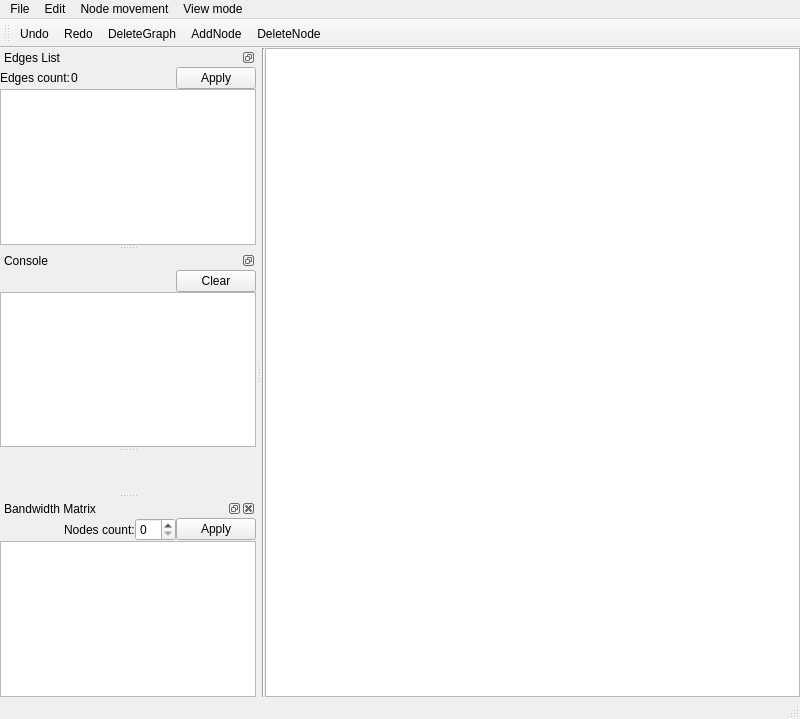
<?xml version="1.0" encoding="UTF-8"?>
<ui version="4.0">
 <class>MainWindow</class>
 <widget class="QMainWindow" name="MainWindow">
  <property name="windowModality">
   <enum>Qt::WindowModality::NonModal</enum>
  </property>
  <property name="geometry">
   <rect>
    <x>0</x>
    <y>0</y>
    <width>800</width>
    <height>719</height>
   </rect>
  </property>
  <property name="windowTitle">
   <string>GraphWorks</string>
  </property>
  <property name="windowOpacity">
   <double>1.000000000000000</double>
  </property>
  <property name="autoFillBackground">
   <bool>true</bool>
  </property>
  <property name="styleSheet">
   <string notr="true"/>
  </property>
  <property name="documentMode">
   <bool>false</bool>
  </property>
  <property name="tabShape">
   <enum>QTabWidget::TabShape::Rounded</enum>
  </property>
  <property name="dockNestingEnabled">
   <bool>false</bool>
  </property>
  <property name="dockOptions">
   <set>QMainWindow::DockOption::AllowTabbedDocks|QMainWindow::DockOption::AnimatedDocks|QMainWindow::DockOption::ForceTabbedDocks|QMainWindow::DockOption::VerticalTabs</set>
  </property>
  <property name="unifiedTitleAndToolBarOnMac">
   <bool>true</bool>
  </property>
  <widget class="QWidget" name="centralwidget">
   <property name="sizePolicy">
    <sizepolicy hsizetype="Expanding" vsizetype="Expanding">
     <horstretch>0</horstretch>
     <verstretch>0</verstretch>
    </sizepolicy>
   </property>
   <property name="autoFillBackground">
    <bool>true</bool>
   </property>
   <layout class="QGridLayout" name="gridLayout_14">
    <property name="leftMargin">
     <number>0</number>
    </property>
    <property name="topMargin">
     <number>0</number>
    </property>
    <property name="rightMargin">
     <number>0</number>
    </property>
    <property name="bottomMargin">
     <number>0</number>
    </property>
    <property name="spacing">
     <number>0</number>
    </property>
    <item row="0" column="0">
     <widget class="Line" name="line">
      <property name="orientation">
       <enum>Qt::Orientation::Vertical</enum>
      </property>
     </widget>
    </item>
    <item row="0" column="1">
     <widget class="QGraphicsView" name="graphView"/>
    </item>
   </layout>
  </widget>
  <widget class="QMenuBar" name="menubar">
   <property name="geometry">
    <rect>
     <x>0</x>
     <y>0</y>
     <width>800</width>
     <height>22</height>
    </rect>
   </property>
   <widget class="QMenu" name="menuFile">
    <property name="title">
     <string>File</string>
    </property>
    <addaction name="actionSave_as"/>
   </widget>
   <widget class="QMenu" name="menuEdit">
    <property name="title">
     <string>Edit</string>
    </property>
    <addaction name="separator"/>
    <addaction name="actionUndo"/>
    <addaction name="actionRedo"/>
    <addaction name="actionCopy"/>
    <addaction name="actionPaste"/>
   </widget>
   <widget class="QMenu" name="menuNode_movement">
    <property name="title">
     <string>Node movement</string>
    </property>
    <addaction name="actionManual"/>
    <addaction name="actionAutomatic"/>
   </widget>
   <widget class="QMenu" name="menuView_mode">
    <property name="title">
     <string>View mode</string>
    </property>
    <addaction name="separator"/>
    <addaction name="separator"/>
    <addaction name="actionWeights"/>
    <addaction name="actionBandwidth"/>
    <addaction name="separator"/>
   </widget>
   <addaction name="menuFile"/>
   <addaction name="menuEdit"/>
   <addaction name="menuNode_movement"/>
   <addaction name="menuView_mode"/>
  </widget>
  <widget class="QStatusBar" name="statusbar"/>
  <widget class="QToolBar" name="toolBar">
   <property name="enabled">
    <bool>true</bool>
   </property>
   <property name="windowTitle">
    <string>toolBar</string>
   </property>
   <property name="toolTip">
    <string/>
   </property>
   <attribute name="toolBarArea">
    <enum>TopToolBarArea</enum>
   </attribute>
   <attribute name="toolBarBreak">
    <bool>false</bool>
   </attribute>
   <addaction name="actionUndo"/>
   <addaction name="actionRedo"/>
   <addaction name="actionDeleteGraph"/>
   <addaction name="actionAddNode"/>
   <addaction name="actionDeleteNode"/>
  </widget>
  <widget class="QDockWidget" name="dock_ListEdges">
   <property name="features">
    <set>QDockWidget::DockWidgetFeature::DockWidgetFloatable|QDockWidget::DockWidgetFeature::DockWidgetMovable</set>
   </property>
   <property name="allowedAreas">
    <set>Qt::DockWidgetArea::LeftDockWidgetArea</set>
   </property>
   <property name="windowTitle">
    <string>Edges List</string>
   </property>
   <attribute name="dockWidgetArea">
    <number>1</number>
   </attribute>
   <widget class="QWidget" name="dockWidgetContents_16">
    <layout class="QGridLayout" name="gridLayout">
     <property name="leftMargin">
      <number>0</number>
     </property>
     <property name="topMargin">
      <number>0</number>
     </property>
     <property name="rightMargin">
      <number>0</number>
     </property>
     <property name="bottomMargin">
      <number>0</number>
     </property>
     <property name="spacing">
      <number>0</number>
     </property>
     <item row="0" column="0">
      <layout class="QHBoxLayout" name="horizontalLayout_6">
       <property name="spacing">
        <number>0</number>
       </property>
       <item>
        <widget class="QLabel" name="label_8">
         <property name="text">
          <string>Edges count:</string>
         </property>
        </widget>
       </item>
       <item>
        <widget class="QLabel" name="label_ListEdges_Count">
         <property name="text">
          <string>0</string>
         </property>
        </widget>
       </item>
       <item>
        <spacer name="horizontalSpacer_9">
         <property name="orientation">
          <enum>Qt::Orientation::Horizontal</enum>
         </property>
         <property name="sizeHint" stdset="0">
          <size>
           <width>40</width>
           <height>20</height>
          </size>
         </property>
        </spacer>
       </item>
       <item>
        <widget class="QPushButton" name="button_ListEdges_Apply">
         <property name="text">
          <string>Apply</string>
         </property>
        </widget>
       </item>
      </layout>
     </item>
     <item row="1" column="0">
      <widget class="QTableView" name="table_ListEdges_Graph"/>
     </item>
    </layout>
   </widget>
  </widget>
  <widget class="QDockWidget" name="dock_Console">
   <property name="features">
    <set>QDockWidget::DockWidgetFeature::DockWidgetFloatable|QDockWidget::DockWidgetFeature::DockWidgetMovable</set>
   </property>
   <property name="allowedAreas">
    <set>Qt::DockWidgetArea::LeftDockWidgetArea</set>
   </property>
   <property name="windowTitle">
    <string>Console</string>
   </property>
   <attribute name="dockWidgetArea">
    <number>1</number>
   </attribute>
   <widget class="QWidget" name="dockWidgetContents_17">
    <layout class="QGridLayout" name="gridLayout_12">
     <property name="leftMargin">
      <number>0</number>
     </property>
     <property name="topMargin">
      <number>0</number>
     </property>
     <property name="rightMargin">
      <number>0</number>
     </property>
     <property name="bottomMargin">
      <number>0</number>
     </property>
     <property name="spacing">
      <number>0</number>
     </property>
     <item row="1" column="0">
      <widget class="QPlainTextEdit" name="textEdit_Console">
       <property name="readOnly">
        <bool>true</bool>
       </property>
      </widget>
     </item>
     <item row="0" column="0">
      <layout class="QHBoxLayout" name="horizontalLayout_8">
       <property name="spacing">
        <number>0</number>
       </property>
       <item>
        <spacer name="horizontalSpacer_11">
         <property name="orientation">
          <enum>Qt::Orientation::Horizontal</enum>
         </property>
         <property name="sizeHint" stdset="0">
          <size>
           <width>40</width>
           <height>20</height>
          </size>
         </property>
        </spacer>
       </item>
       <item>
        <widget class="QPushButton" name="button_MatrixAdj_Apply_10">
         <property name="text">
          <string>Clear</string>
         </property>
        </widget>
       </item>
      </layout>
     </item>
    </layout>
   </widget>
  </widget>
  <widget class="QDockWidget" name="dock_PlaceHolder">
   <property name="enabled">
    <bool>false</bool>
   </property>
   <property name="sizePolicy">
    <sizepolicy hsizetype="Minimum" vsizetype="Preferred">
     <horstretch>0</horstretch>
     <verstretch>0</verstretch>
    </sizepolicy>
   </property>
   <property name="minimumSize">
    <size>
     <width>42</width>
     <height>40</height>
    </size>
   </property>
   <property name="features">
    <set>QDockWidget::DockWidgetFeature::NoDockWidgetFeatures</set>
   </property>
   <property name="allowedAreas">
    <set>Qt::DockWidgetArea::LeftDockWidgetArea</set>
   </property>
   <attribute name="dockWidgetArea">
    <number>1</number>
   </attribute>
   <widget class="QWidget" name="dockWidgetContents">
    <property name="sizePolicy">
     <sizepolicy hsizetype="Minimum" vsizetype="Minimum">
      <horstretch>0</horstretch>
      <verstretch>0</verstretch>
     </sizepolicy>
    </property>
   </widget>
  </widget>
  <widget class="QDockWidget" name="dock_Bandwidth">
   <property name="windowTitle">
    <string>Bandwidth Matrix</string>
   </property>
   <attribute name="dockWidgetArea">
    <number>1</number>
   </attribute>
   <widget class="QWidget" name="dockWidgetContents_2">
    <layout class="QGridLayout" name="gridLayout_2">
     <property name="leftMargin">
      <number>0</number>
     </property>
     <property name="topMargin">
      <number>0</number>
     </property>
     <property name="rightMargin">
      <number>0</number>
     </property>
     <property name="bottomMargin">
      <number>0</number>
     </property>
     <property name="spacing">
      <number>0</number>
     </property>
     <item row="0" column="0">
      <layout class="QHBoxLayout" name="horizontalLayout_9">
       <property name="spacing">
        <number>0</number>
       </property>
       <item>
        <spacer name="horizontalSpacer_12">
         <property name="orientation">
          <enum>Qt::Orientation::Horizontal</enum>
         </property>
         <property name="sizeHint" stdset="0">
          <size>
           <width>40</width>
           <height>20</height>
          </size>
         </property>
        </spacer>
       </item>
       <item>
        <widget class="QLabel" name="label_10">
         <property name="text">
          <string>Nodes count:</string>
         </property>
        </widget>
       </item>
       <item>
        <widget class="QSpinBox" name="spin_MatrixBandwidth_NodesCount"/>
       </item>
       <item>
        <widget class="QPushButton" name="button_MatrixBandwidth_Apply">
         <property name="text">
          <string>Apply</string>
         </property>
        </widget>
       </item>
      </layout>
     </item>
     <item row="1" column="0">
      <widget class="QTableView" name="table_MatrixBandwidth_Graph"/>
     </item>
    </layout>
   </widget>
  </widget>
  <action name="actionUndo">
   <property name="icon">
    <iconset>
     <normaloff>:/ico/icons/Undo.svg</normaloff>:/ico/icons/Undo.svg</iconset>
   </property>
   <property name="text">
    <string>Undo</string>
   </property>
   <property name="shortcut">
    <string>Ctrl+Z</string>
   </property>
  </action>
  <action name="actionRedo">
   <property name="icon">
    <iconset>
     <normaloff>:/ico/icons/Redo.svg</normaloff>:/ico/icons/Redo.svg</iconset>
   </property>
   <property name="text">
    <string>Redo</string>
   </property>
   <property name="shortcut">
    <string>Ctrl+Shift+Z</string>
   </property>
  </action>
  <action name="actionSave_as">
   <property name="icon">
    <iconset>
     <normaloff>:/ico/icons/Save.svg</normaloff>:/ico/icons/Save.svg</iconset>
   </property>
   <property name="text">
    <string>Save as</string>
   </property>
   <property name="shortcut">
    <string>Ctrl+Shift+S</string>
   </property>
  </action>
  <action name="actionAutomatic">
   <property name="checkable">
    <bool>true</bool>
   </property>
   <property name="icon">
    <iconset>
     <normaloff>:/ico/icons/autoMov.svg</normaloff>:/ico/icons/autoMov.svg</iconset>
   </property>
   <property name="text">
    <string>Automatic</string>
   </property>
   <property name="shortcut">
    <string>A</string>
   </property>
  </action>
  <action name="actionManual">
   <property name="checkable">
    <bool>true</bool>
   </property>
   <property name="checked">
    <bool>true</bool>
   </property>
   <property name="icon">
    <iconset>
     <normaloff>:/ico/icons/manualMov.svg</normaloff>:/ico/icons/manualMov.svg</iconset>
   </property>
   <property name="text">
    <string>Manual</string>
   </property>
   <property name="shortcut">
    <string>M</string>
   </property>
  </action>
  <action name="actionDeleteGraph">
   <property name="icon">
    <iconset>
     <normaloff>:/ico/icons/Clear.svg</normaloff>:/ico/icons/Clear.svg</iconset>
   </property>
   <property name="text">
    <string>DeleteGraph</string>
   </property>
   <property name="menuRole">
    <enum>QAction::MenuRole::NoRole</enum>
   </property>
  </action>
  <action name="actionAddNode">
   <property name="icon">
    <iconset>
     <normaloff>:/ico/icons/addNode.svg</normaloff>:/ico/icons/addNode.svg</iconset>
   </property>
   <property name="text">
    <string>AddNode</string>
   </property>
   <property name="toolTip">
    <string>Add new node</string>
   </property>
   <property name="menuRole">
    <enum>QAction::MenuRole::NoRole</enum>
   </property>
  </action>
  <action name="actionDeleteNode">
   <property name="icon">
    <iconset>
     <normaloff>:/ico/icons/deleteNode.svg</normaloff>:/ico/icons/deleteNode.svg</iconset>
   </property>
   <property name="text">
    <string>DeleteNode</string>
   </property>
   <property name="menuRole">
    <enum>QAction::MenuRole::NoRole</enum>
   </property>
  </action>
  <action name="actionClearConsole">
   <property name="text">
    <string>ClearConsole</string>
   </property>
   <property name="shortcut">
    <string>Ctrl+L</string>
   </property>
   <property name="menuRole">
    <enum>QAction::MenuRole::NoRole</enum>
   </property>
  </action>
  <action name="actionUnpin_current_tab">
   <property name="icon">
    <iconset>
     <normaloff>:/ico/icons/Unpin.svg</normaloff>:/ico/icons/Unpin.svg</iconset>
   </property>
   <property name="text">
    <string>Unpin current tab</string>
   </property>
  </action>
  <action name="actionShown_tabs">
   <property name="text">
    <string>Shown tabs</string>
   </property>
  </action>
  <action name="actionCopy">
   <property name="icon">
    <iconset>
     <normaloff>:/ico/icons/Copy.svg</normaloff>:/ico/icons/Copy.svg</iconset>
   </property>
   <property name="text">
    <string>Copy</string>
   </property>
   <property name="shortcut">
    <string>Ctrl+C</string>
   </property>
  </action>
  <action name="actionPaste">
   <property name="icon">
    <iconset>
     <normaloff>:/ico/icons/Paste.svg</normaloff>:/ico/icons/Paste.svg</iconset>
   </property>
   <property name="text">
    <string>Paste</string>
   </property>
   <property name="shortcut">
    <string>Ctrl+V</string>
   </property>
  </action>
  <action name="actionWeights">
   <property name="checkable">
    <bool>true</bool>
   </property>
   <property name="text">
    <string>Weights</string>
   </property>
   <property name="menuRole">
    <enum>QAction::MenuRole::NoRole</enum>
   </property>
  </action>
  <action name="actionBandwidth">
   <property name="checkable">
    <bool>true</bool>
   </property>
   <property name="text">
    <string>Bandwidth</string>
   </property>
   <property name="menuRole">
    <enum>QAction::MenuRole::NoRole</enum>
   </property>
  </action>
  <zorder>dock_ListEdges</zorder>
  <zorder>dock_Console</zorder>
 </widget>
 <resources>
  <include location="resource.qrc"/>
 </resources>
 <connections/>
</ui>
